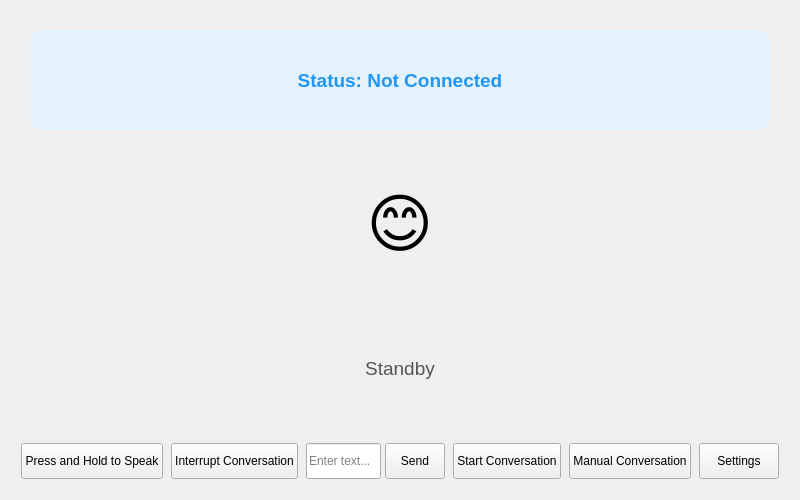
<?xml version="1.0" encoding="UTF-8"?>
<ui version="4.0">
 <class>MainWindow</class>
 <widget class="QWidget" name="MainWindow">
  <property name="geometry">
   <rect>
    <x>0</x>
    <y>0</y>
    <width>800</width>
    <height>500</height>
   </rect>
  </property>
   <property name="windowTitle">
   <string>Xiaozhi AI Client</string>
  </property>
  <layout class="QVBoxLayout" name="verticalLayout">

   <item>
         <widget class="QFrame" name="status_card">
      <property name="sizePolicy">
       <sizepolicy hsizetype="Preferred" vsizetype="Expanding">
        <horstretch>0</horstretch>
        <verstretch>0</verstretch>
       </sizepolicy>
      </property>
      <property name="frameShape">
       <enum>QFrame::NoFrame</enum>
      </property>
      <property name="frameShadow">
       <enum>QFrame::Plain</enum>
      </property>
     <layout class="QVBoxLayout" name="card_layout">
      <item>
       <widget class="QLabel" name="status_label">
        <property name="font">
         <font>
          <pointsize>14</pointsize>
          <weight>75</weight>
          <bold>true</bold>
         </font>
        </property>
        <property name="styleSheet">
         <string>
QLabel {
    color: #2196F3;
    padding: 12px 20px;
    background-color: #E3F2FD;
    border-radius: 12px;
    border: none;
    margin: 10px;
}
         </string>
        </property>
        <property name="text">
         <string>Status: Not Connected</string>
        </property>
        <property name="alignment">
         <set>Qt::AlignCenter</set>
        </property>
       </widget>
      </item>
      <item>
       <widget class="QLabel" name="emotion_label">
        <property name="font">
         <font>
          <pointsize>48</pointsize>
         </font>
        </property>
        <property name="styleSheet">
         <string>
QLabel {
    margin: 20px;
    padding: 20px;
    background-color: transparent;
    border: none;
}
         </string>
        </property>
        <property name="text">
         <string>😊</string>
        </property>
        <property name="alignment">
         <set>Qt::AlignCenter</set>
        </property>
       </widget>
      </item>
      <item>
       <widget class="QLabel" name="tts_text_label">
        <property name="font">
         <font>
          <pointsize>14</pointsize>
         </font>
        </property>
        <property name="styleSheet">
         <string>
QLabel {
    color: #555555;
    padding: 15px 20px;
    background-color: transparent;
    border: none;
    margin: 5px 15px;
}
         </string>
        </property>
        <property name="text">
         <string>Standby</string>
        </property>
        <property name="alignment">
         <set>Qt::AlignCenter</set>
        </property>
        <property name="wordWrap">
         <bool>true</bool>
        </property>
       </widget>
      </item>
     </layout>
    </widget>
   </item>
   <item>
    <layout class="QHBoxLayout" name="button_layout">
     <property name="spacing">
      <number>8</number>
     </property>
     <property name="leftMargin">
      <number>10</number>
     </property>
     <property name="rightMargin">
      <number>10</number>
     </property>
     <property name="bottomMargin">
      <number>10</number>
     </property>
     <item>
      <widget class="QPushButton" name="manual_btn">
       <property name="minimumSize">
        <size>
         <width>0</width>
         <height>36</height>
        </size>
       </property>
       <property name="text">
        <string>Press and Hold to Speak</string>
       </property>
      </widget>
     </item>
     <item>
      <widget class="QPushButton" name="abort_btn">
       <property name="minimumSize">
        <size>
         <width>0</width>
         <height>36</height>
        </size>
       </property>
       <property name="text">
        <string>Interrupt Conversation</string>
       </property>
      </widget>
     </item>
     <item>
      <layout class="QHBoxLayout" name="text_input_layout">
       <property name="spacing">
        <number>4</number>
       </property>
       <item>
        <widget class="QLineEdit" name="text_input">
         <property name="minimumSize">
          <size>
           <width>0</width>
           <height>36</height>
          </size>
         </property>
         <property name="placeholderText">
          <string>Enter text...</string>
         </property>
        </widget>
       </item>
       <item>
        <widget class="QPushButton" name="send_btn">
         <property name="minimumSize">
          <size>
           <width>60</width>
           <height>36</height>
          </size>
         </property>
         <property name="text">
          <string>Send</string>
         </property>
        </widget>
       </item>
      </layout>
     </item>
     <item>
      <widget class="QPushButton" name="auto_btn">
       <property name="minimumSize">
        <size>
         <width>0</width>
         <height>36</height>
        </size>
       </property>
       <property name="text">
        <string>Start Conversation</string>
       </property>
      </widget>
     </item>
     <item>
      <widget class="QPushButton" name="mode_btn">
       <property name="minimumSize">
        <size>
         <width>0</width>
         <height>36</height>
        </size>
       </property>
       <property name="text">
        <string>Manual Conversation</string>
       </property>
      </widget>
     </item>
      <item>
       <widget class="QPushButton" name="settings_btn">
        <property name="minimumSize">
         <size>
          <width>0</width>
          <height>36</height>
         </size>
        </property>
        <property name="text">
         <string>Settings</string>
        </property>
        <property name="toolTip">
         <string>Open Settings (Ctrl+,)</string>
        </property>
       </widget>
      </item>
    </layout>
   </item>
  </layout>
 </widget>
 <resources/>
 <connections/>
</ui>
